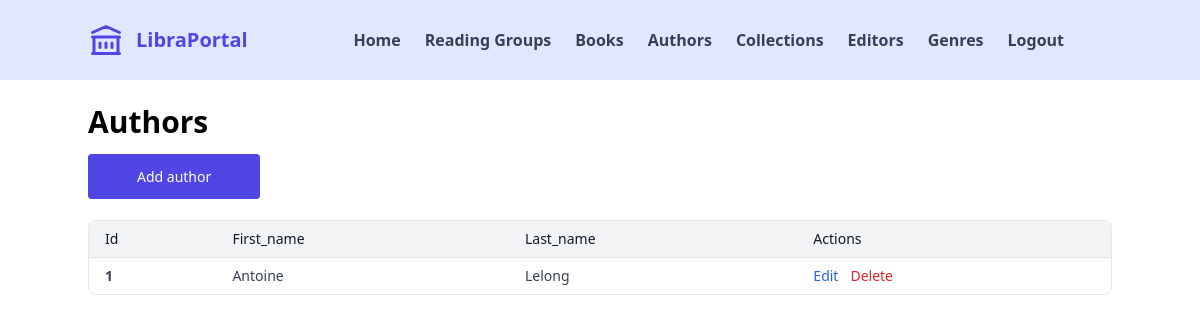
The app's page /bo/authors (signed in) with its own data.
### library/models.py (models this page shows, shortened)
class Author(models.Model):
  first_name = models.CharField(max_length=100)
  last_name = models.CharField(max_length=100)

### library/views.py (the view)
# urls.py: path('bo/authors', views.BoAuthorListView.as_view(), name='bo_author_list'),
class BoAuthorListView(UserPassesTestMixin, ListView):
	model = Author
	template_name = 'back/authors/list.html'
	def test_func(self):
		return self.request.user.library is not None
	def get_context_data(self, **kwargs):
		context = super().get_context_data(**kwargs)
		context['author_fields'] = [f.name for f in Author._meta.get_fields()]
		return context

### templates/back/authors/list.html (shortened to what this page needs)
{% extends 'base.html' %}
{% block content %}
<h1 class="text-3xl font-bold">Authors</h1>
<div class="mt-6">
  <a href="{% url 'bo_author_create' %}" class="btn btn-primary">
    Add author
  </a>
</div>
<div class="mt-8 overflow-hidden overflow-x-auto rounded-lg border border-gray-200">
  <table class="min-w-full divide-y divide-gray-200 text-sm">
    <thead class="bg-gray-100">
      <tr>
        {% for field in author_fields %}
          {% if field != 'book' %}
            <th class="px-4 py-2 text-left font-medium text-gray-900">{{ field | capfirst }}</th>
          {% endif %}
        {% endfor %}
        <th class="px-4 py-2 text-left font-medium text-gray-900">Actions</th>
      </tr>
    </thead>
    <tbody class="divide-y divide-gray-200">
      {% for author in object_list %}
        <tr>
          <th class="px-4 py-2 text-gray-700 text-left">{{ author.id }}</th>
          <td class="px-4 py-2 text-gray-700">{{ author.first_name }}</td>
          <td class="px-4 py-2 text-gray-700">{{ author.last_name }}</td>
          <td class="flex gap-3 px-4 py-2 text-gray-700">
            <a href="{% url 'bo_author_detail' author.id %}" class="text-sm font-medium text-blue-600 hover:underline">Edit</a>
            <form method="POST" action="{% url 'bo_author_delete' author.id %}">
              <button type="submit" class="text-sm font-medium text-red-600 hover:underline">
                Delete
              </button>
            </form>
          </td>
        </tr>
      {% endfor %}
    </tbody>
  </table>
</div>
{% endblock %}

### records on screen
Author: id "1", first_name "Antoine", last_name "Lelong"

### other values on screen
{{ field | capfirst }} "Id" "First_name" "Last_name"
